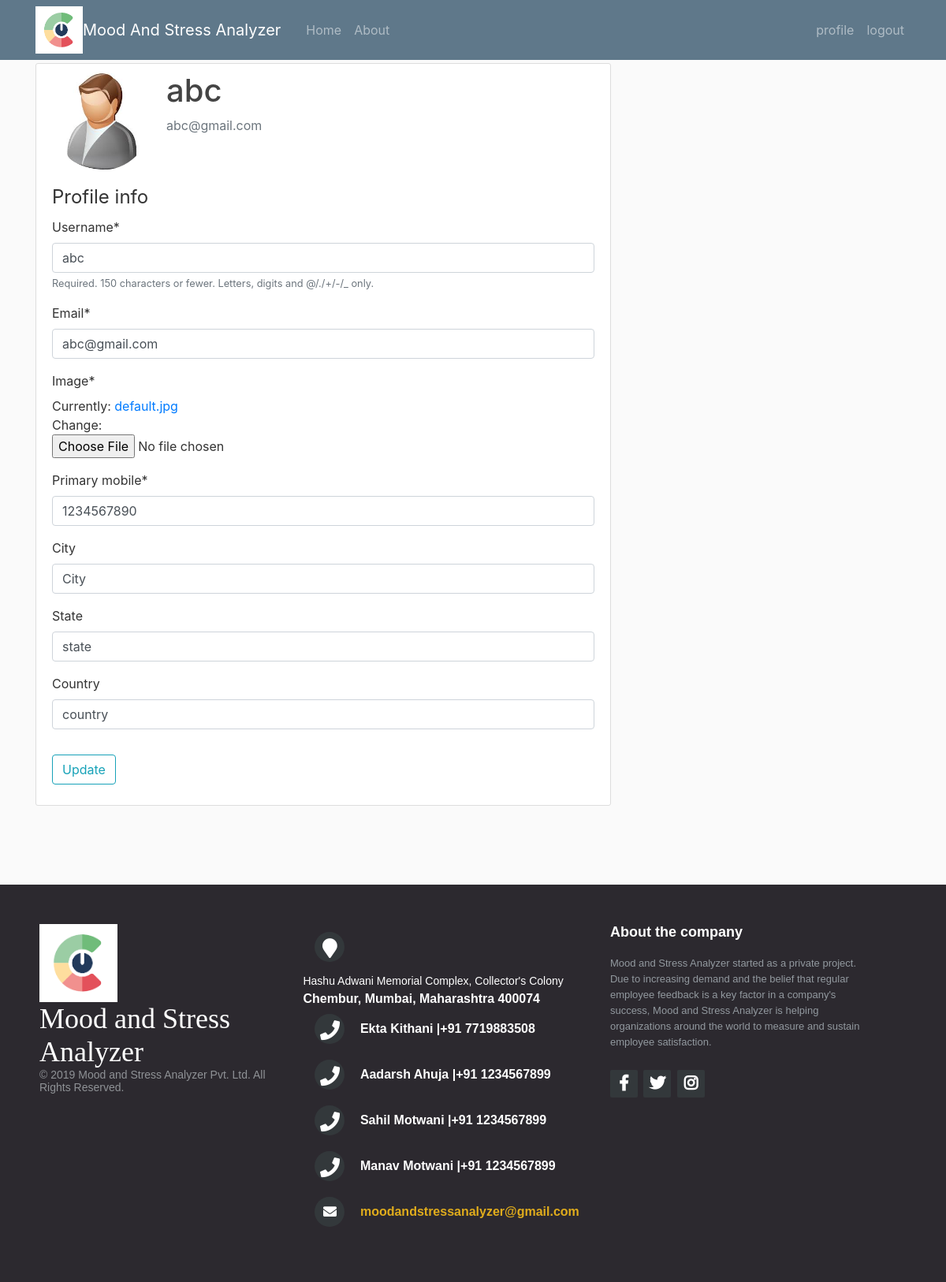
Page /profile/ (signed in) on the committed database.
### users/models.py (models this page shows, shortened)
class Profile(models.Model):
    user=models.OneToOneField(User,on_delete=models.CASCADE)
    image=models.ImageField(default='default.jpg',upload_to='profile_pics')
    city = models.CharField("City", max_length=50, blank=True)
    state = models.CharField("State", max_length=50, blank=True)
    country = models.CharField("Country", max_length=50, blank=True)
    GENDER_CHOICES = (('M', 'Male'),('F', 'Female'),)
    gender = models.CharField(default='M',max_length=1, choices=GENDER_CHOICES)
    primary_mobile = models.IntegerField(null = True,validators=[MinValueValidator(1000000000),MaxValueValidator(9999999999)])
    date_Of_birth = models.DateField(null = True, blank = True)

### users/views.py (the view)
# urls.py: path('profile/', user_views.profile,name='profile'),
@login_required
def profile(request):
    if request.method=='POST':
        u_form=UserUpdateForm(request.POST,instance=request.user)
        p_form=ProfileUpdateForm(request.POST,request.FILES,instance=request.user.profile)
        if u_form.is_valid() and p_form.is_valid():
            u_form.save()
            p_form.save()
            messages.success(request, "Your Account has been updated !")
            return redirect('profile')
    else:
        u_form=UserUpdateForm(instance=request.user)
        p_form=ProfileUpdateForm(instance=request.user.profile)
    context={
        'u_form':u_form,
        'p_form':p_form
    }
    return render(request,'users/profile.html',context)

### users/forms.py
class UserUpdateForm(forms.ModelForm):
    email=forms.EmailField()
    class Meta:
        model=User
        fields=['username','email']

class ProfileUpdateForm(forms.ModelForm):
    class Meta:
        model=Profile
        fields=['image','primary_mobile','city', 'state', 'country']

### users/templates/users/profile.html (shortened to what this page needs)
{% extends "blog/base.html" %}
{% load crispy_forms_tags %}
{% block content %}
{% include "blog/navbar.html" %}
    <div class="content-section">
      <div class="media">
        <img class="rounded-circle account-img" src="{{ user.profile.image.url }}">
        <div class="media-body">
          <h2 class="account-heading">{{ user.username }}</h2>
          <p class="text-secondary">{{ user.email }}</p>
        </div>
      </div>
      <form method="POST",enctype='multipart/form-data'>
        <fieldset class="form-group">
          <legend border-bottom mb-4>Profile info</legend>
          {{u_form|crispy}}
          {{p_form|crispy}}
        </fieldset>
        <div class="form-group">
          <button class="btn btn-outline-info" type="submit">Update</button>
        </div>
      </form>
    </div>
{% endblock content %}

### blog/static/blog/main.css (style rules this page uses)
body { background: #fafafa; color: #333333; margin-top: 5rem; }
h1, h2, h3, h4, h5, h6 { color: #444444; }
.content-section { background: #ffffff; padding: 10px 20px; border: 1px solid #dddddd; border-radius: 3px; margin-bottom: 20px; }
.account-img { height: 125px; width: 125px; margin-right: 20px; margin-bottom: 16px; }
.account-heading { font-size: 2.5rem; }

### rows in the picture
Profile: primary_mobile "1234567890", city "City", state "state", country "country"

### other values in the picture
{{ user.username }} "abc"
{{ user.email }} "abc@gmail.com"
